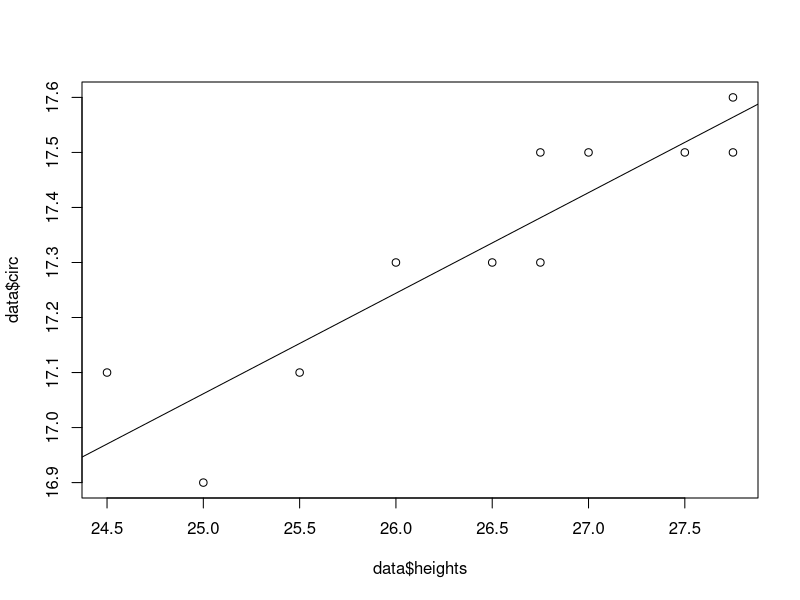
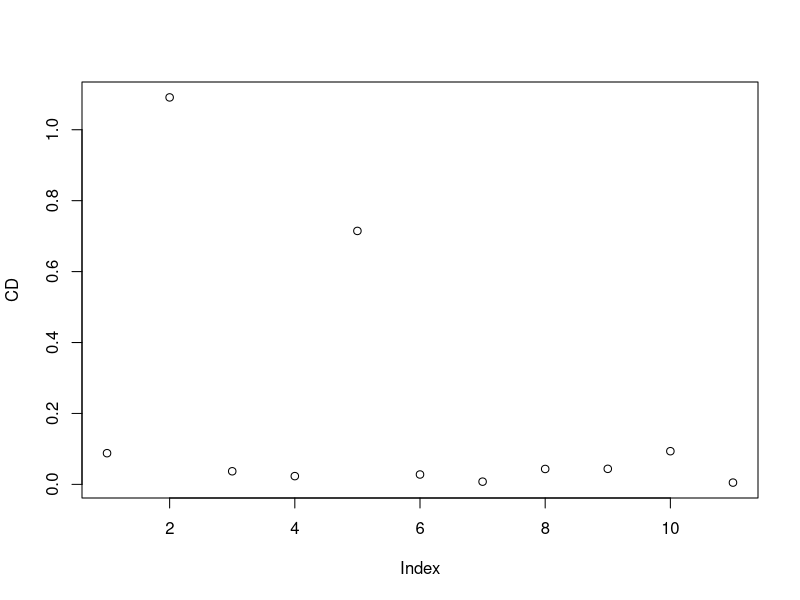
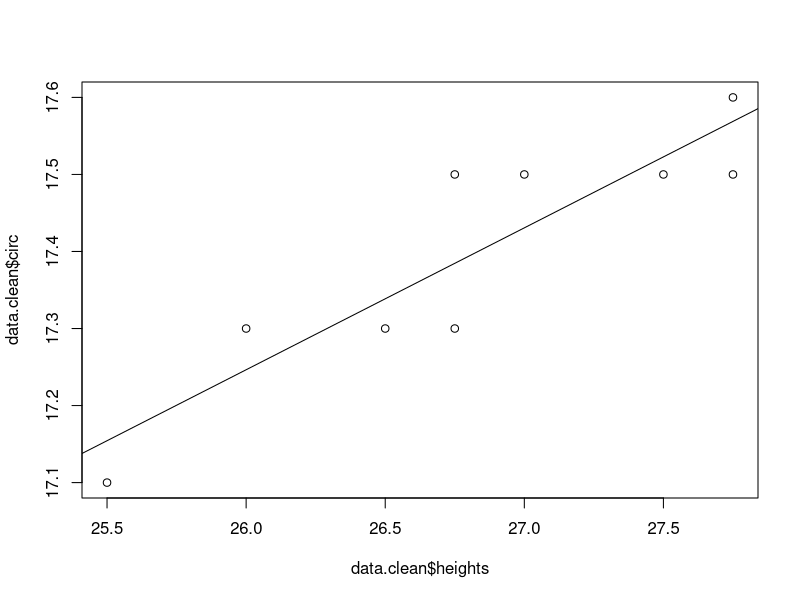
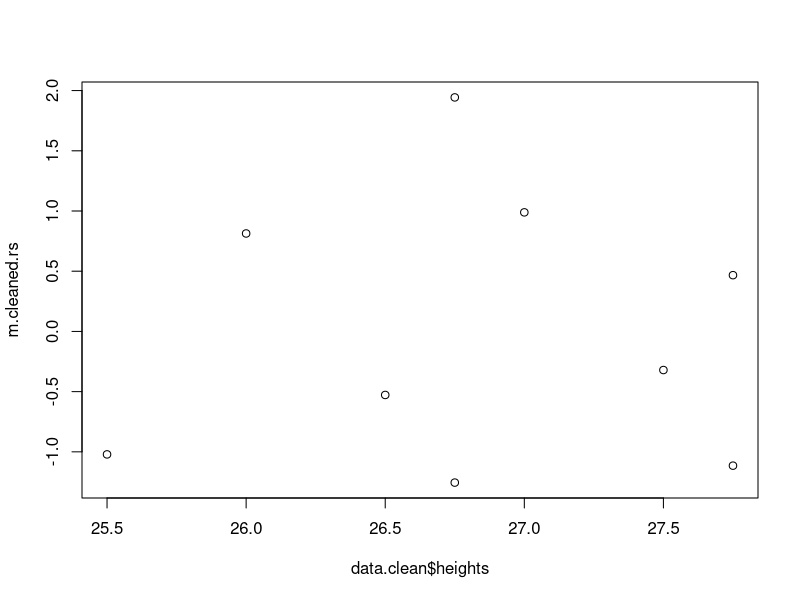
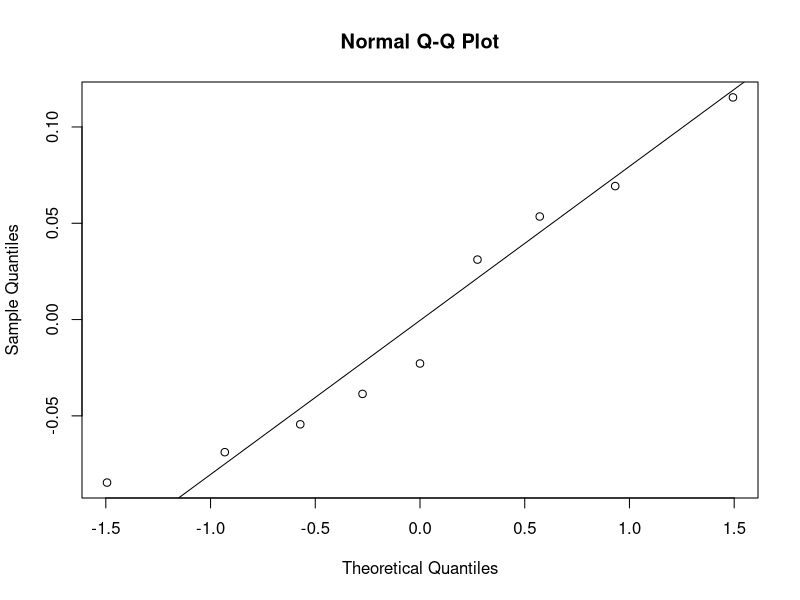
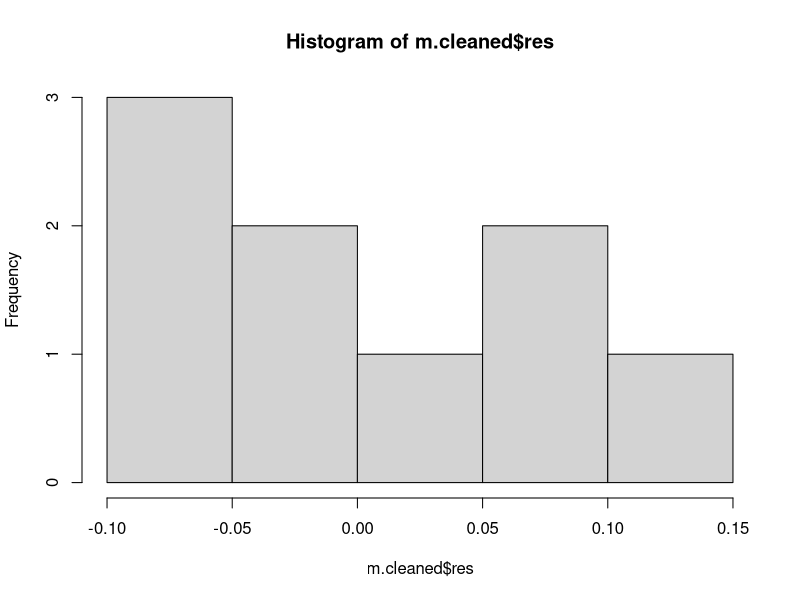

The R source for these figures, in order:
#Create the data structure
heights <- c(27.75, 24.5, 25.5, 26, 25, 27.75, 26.5, 27, 26.75, 26.75, 27.5)
circ <- c(17.5, 17.1, 17.1, 17.3, 16.9, 17.6, 17.3, 17.5, 17.3, 17.5, 17.5)
data <- data.frame(heights, circ)
#Inspect graphically the data
plot(data$heights, data$circ)
#Test the potential linear correlation between heights and circumferences
cor.test(data$circ, data$heights)
#Quantify the relationship
m <- lm(data$circ ~ data$heights)
abline(m)
#Compute the Cook's distance to screen out any outlier
CD <- cooks.distance(m)
plot(CD)
#Remove the suspicious points and make the "clean" data
data.clean <- data[c(-2, -5), ]
#Test the potential linear correlation of the cleaned dataset
cor.test(data.clean$circ, data.clean$heights)
#Quantify the new relationship
m.cleaned <- lm(data.clean$circ ~ data.clean$heights)
plot(data.clean$heights, data.clean$circ)
abline(m.cleaned)

#Check the distribution of residuals
m.cleaned.rs <- rstudent(m.cleaned)
plot(data.clean$heights, m.cleaned.rs)
qqnorm(m.cleaned$res)
qqline(m.cleaned$res)
hist(m.cleaned$res)